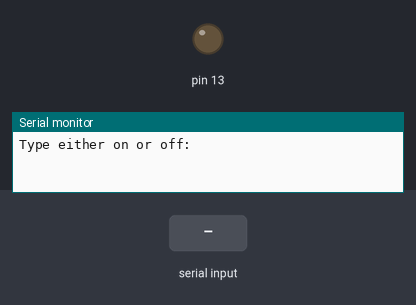
Bench run of a sketch on a simulated Arduino Uno, built with avr-gcc and run on an emulated ATmega328P. Shown: output pins drawn as LEDs (lit = HIGH), the last lines printed to the serial monitor. The inputs (shaded band) are chosen by the test bench.

Above: at 2.2 s.
2.3 s: "on" received over Serial
At 4.5 s:
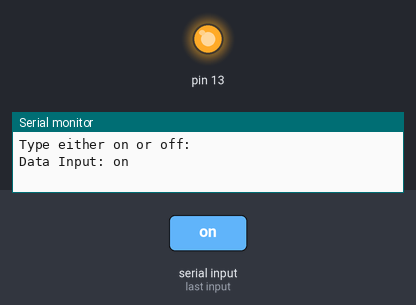
4.8 s: "off" received over Serial
At 6.7 s:
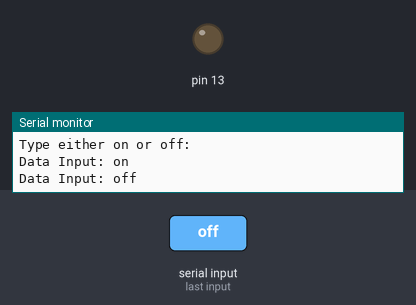
Timing chart, 0 to 8.2 s (numbered marks = the images above; inputs shaded):
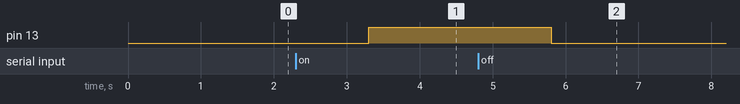

Measured:
- after the input at 2.3 s, pin 13: LOW → HIGH after 1.0 s
- after the input at 4.8 s, pin 13: HIGH → LOW after 1.0 s

The sketch:

4_serialRead.ino
```cpp
/*
Use Serial.readString() to control on-board LED

* use Serial.parseInt() for integer
  one needs Serial.read() directly after the parsing to solve the issue with extra 0 caused by New Line
  // See: https://forum.arduino.cc/t/serial-parseint-extra-zero-problem/522852
*/

int readingValue = 0;

void setup() {
  Serial.begin(9600);
  pinMode(13, OUTPUT);
  delay(1000); // wait for serial to be created
  Serial.println("Type either on or off:");
}

void loop() {

  if(Serial.available()) {     // wait for data available

    String str = Serial.readString();  // read until timeout

    str.trim();                        // remove any \r \n whitespace at the end of the String
    // or select "No Line Ending" instead of "New Line" inside Serial Monitor

    Serial.print("Data Input: ");
    Serial.println(str);

    if (str == "on") {
      digitalWrite(13, HIGH);
    } else if (str == "off") {
      digitalWrite(13, LOW);
    } else {
      Serial.println("Wrong value, try again");
    }
  }

}
```
